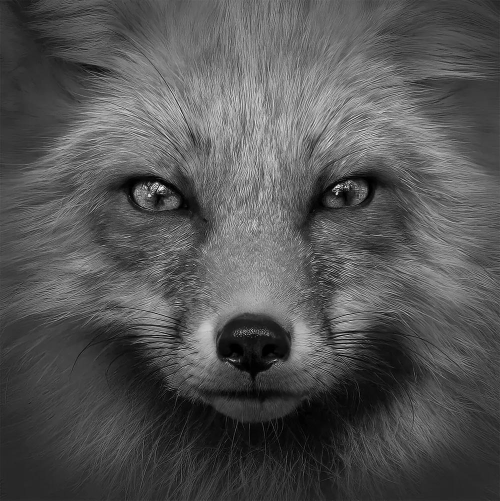
#> input picture fox.jfif, 1000 x 1001 px, found by its file name (shown at 1/2 size)
$ jupyter execute 'ДЗ6_Обработка_изображений.ipynb'
#> lines starting #> are read from the running program, lines starting #| are printed output that depends on the picture; after the words box and inside, x2 and y2 are one past the last pixel; in counts of white or black regions, pixels touching at a corner belong together
[cell 1]
import numpy as np
import cv2
import matplotlib.pyplot as plt
from pathlib import Path

[cell 2]
image_path = Path.home() / 'Desktop' / 'fox.jfif'

image = cv2.imread(str(image_path), cv2.IMREAD_GRAYSCALE)
#> image is the input picture: shape (1001, 1000); min 0, max 255, mean 83.6

if image is None:
    raise FileNotFoundError('Файл fox.jfif не найден на рабочем столе')

image = cv2.resize(image, (512, 512), interpolation=cv2.INTER_AREA)
#> image: shape (512, 512)

plt.figure(figsize=(7, 7))
plt.imshow(image, cmap='gray', vmin=0, vmax=255)
plt.title('Исходное изображение 512 × 512')
plt.axis('off')
plt.show()

[cell 3]
def haar_step(img):
    h, w = img.shape
#> h = 512; w = 512
    data = img.astype(np.float32)

    temp = np.zeros((h, w), dtype=np.float32)

    temp[:, :w//2] = (
        data[:, 0::2] + data[:, 1::2]
    ) / np.sqrt(2)

    temp[:, w//2:] = (
        data[:, 0::2] - data[:, 1::2]
    ) / np.sqrt(2)

    result = np.zeros((h, w), dtype=np.float32)

    result[:h//2, :] = (
        temp[0::2, :] + temp[1::2, :]
    ) / np.sqrt(2)

    result[h//2:, :] = (
        temp[0::2, :] - temp[1::2, :]
    ) / np.sqrt(2)
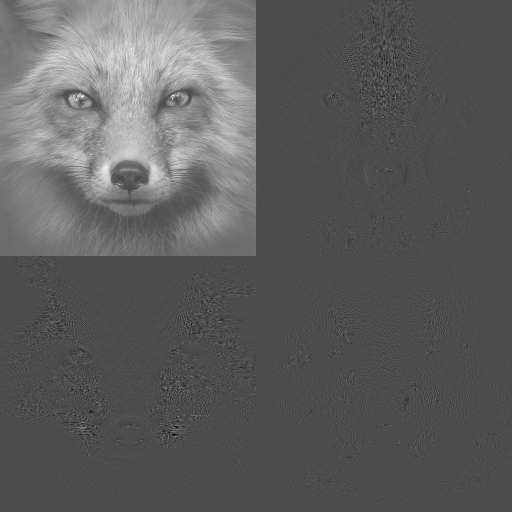
#> result: shape (512, 512) float32; min -192.5, max 451, mean 41.8; drawn with min black and max white

    return result

haar_level1 = haar_step(image)

approx1 = haar_level1[:256, :256] / 2

haar_view1 = np.zeros((512, 512), dtype=np.float32)

haar_view1[:256, :256] = cv2.normalize(
    approx1, None, 0, 255, cv2.NORM_MINMAX
)

for y, x in [(0, 256), (256, 0), (256, 256)]:
    block = haar_level1[y:y+256, x:x+256]

    haar_view1[y:y+256, x:x+256] = cv2.normalize(
        np.abs(block), None, 0, 255, cv2.NORM_MINMAX
    )
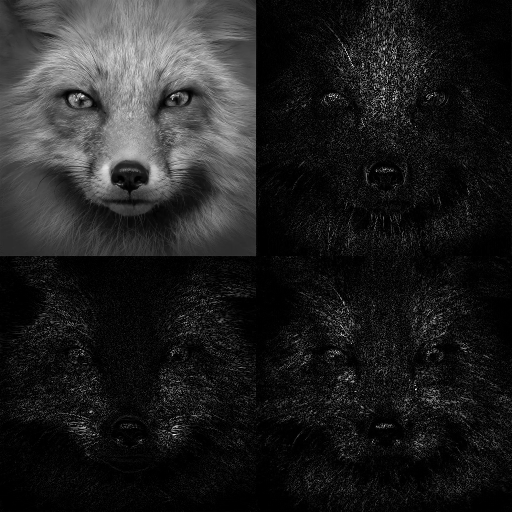
#> haar_view1: shape (512, 512) float32; min 0, max 255, mean 33.6

plt.figure(figsize=(16, 5))

plt.subplot(1, 3, 1)
plt.imshow(image, cmap='gray', vmin=0, vmax=255)
plt.title('Исходное изображение', fontsize=17)
plt.axis('off')

plt.subplot(1, 3, 2)
plt.imshow(haar_view1, cmap='gray', vmin=0, vmax=255)
plt.title('Первая ступень Хаара', fontsize=17)
plt.axis('off')

plt.subplot(1, 3, 3)
plt.imshow(approx1, cmap='gray', vmin=0, vmax=255)
plt.title('Размер приближения 256 × 256', fontsize=17)
plt.axis('off')

plt.tight_layout()
plt.show()

print('Исходный размер:', image.shape)
#| Исходный размер: (512, 512)
print('Первая ступень приближения:', approx1.shape)
#| Первая ступень приближения: (256, 256)

[cell 4]
haar_level2 = haar_level1.copy()

haar_level2[:256, :256] = haar_step(
    haar_level1[:256, :256]
)
#> in haar_step (call 2), `temp[:, w//2:] = ( data[:, 0::2] - data[:, 1::2] ) / np.sqrt(2)`:
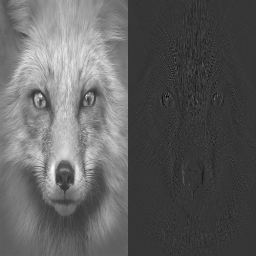
#> temp: shape (256, 256) float32; min -154.5, max 575.2, mean 118.2; drawn with min black and max white

approx2 = haar_level2[:128, :128] / 4

haar_view2 = haar_view1.copy()
haar_view2[:128, :128] = np.clip(approx2, 0, 255)
#> haar_view2: shape (512, 512) float32; 6.25% of pixels changed, all inside (x1, y1, x2, y2) = (0, 0, 128, 128)

for y, x in [(0, 128), (128, 0), (128, 128)]:
    block = haar_level2[y:y+128, x:x+128]

    haar_view2[y:y+128, x:x+128] = cv2.normalize(
        np.abs(block), None, 0, 255, cv2.NORM_MINMAX
    )
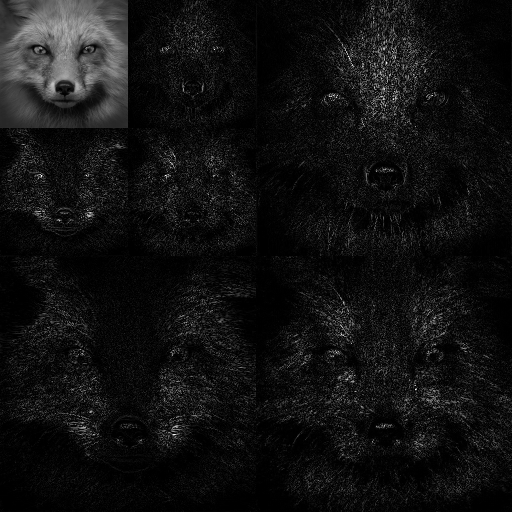
#> haar_view2: shape (512, 512) float32; min 0, max 255, mean 17.8; drawn with min black and max white

plt.figure(figsize=(16, 5))

plt.subplot(1, 3, 1)
plt.imshow(image, cmap='gray', vmin=0, vmax=255)
plt.title('Исходное изображение', fontsize=17)
plt.axis('off')

plt.subplot(1, 3, 2)
plt.imshow(haar_view2, cmap='gray', vmin=0, vmax=255)
plt.title('Вторая ступень Хаара', fontsize=17)
plt.axis('off')

plt.subplot(1, 3, 3)
plt.imshow(approx2, cmap='gray', vmin=0, vmax=255)
plt.title('Приближение 128 × 128', fontsize=17)
plt.axis('off')

plt.tight_layout()
plt.show()

print('Исходный размер:', image.shape)
#| Исходный размер: (512, 512)
print('Вторая ступень приближения:', approx2.shape)
#| Вторая ступень приближения: (128, 128)

[cell 5]
haar_level3 = haar_level2.copy()

haar_level3[:128, :128] = haar_step(
    haar_level2[:128, :128]
)
#> in haar_step (call 3), `data = img.astype(np.float32)`:
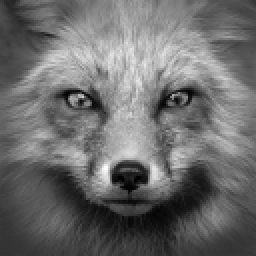
#> data: shape (128, 128) float32 (shown 2 times larger); min 0, max 783.5, mean 334.5; drawn with min black and max white
#> in haar_step (call 3), `temp[:, :w//2] = ( data[:, 0::2] + data[:, 1::2] ) / np.sqrt(2)`:
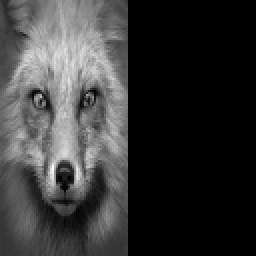
#> temp: shape (128, 128) float32 (shown 2 times larger); min 0, max 1095.3, mean 236.5; drawn with min black and max white
#> in haar_step (call 3), `result[:h//2, :] = ( temp[0::2, :] + temp[1::2, :] ) / np.sqrt(2)`:
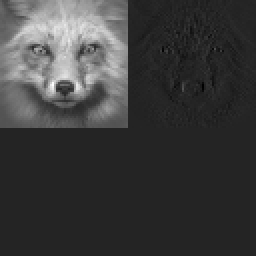
#> result: shape (128, 128) float32 (shown 2 times larger); min -253.6, max 1517, mean 167.2; drawn with min black and max white
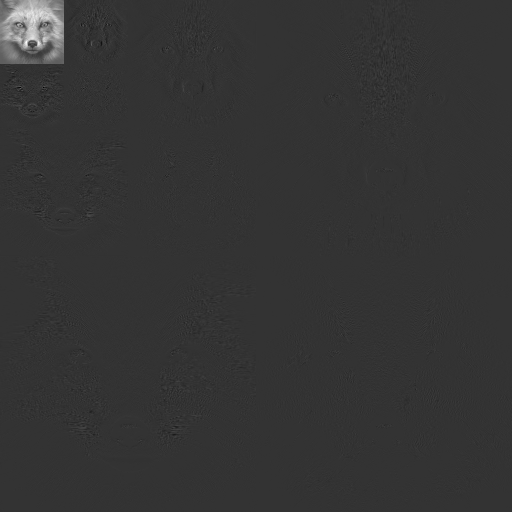
#> haar_level3: shape (512, 512) float32; min -381.8, max 1517, mean 10.5; drawn with min black and max white

approx3 = haar_level3[:64, :64] / 8

haar_view3 = haar_view2.copy()
haar_view3[:64, :64] = np.clip(approx3, 0, 255)
#> haar_view3: shape (512, 512) float32; 1.56% of pixels changed, all inside (x1, y1, x2, y2) = (0, 0, 64, 64)

for y, x in [(0, 64), (64, 0), (64, 64)]:
    block = haar_level3[y:y+64, x:x+64]

    haar_view3[y:y+64, x:x+64] = cv2.normalize(
        np.abs(block), None, 0, 255, cv2.NORM_MINMAX
    )
#> this loop made 3 passes
#> pass 1, `block = haar_level3[y:y+64, x:x+64]`:
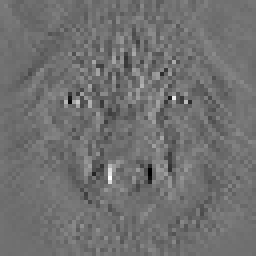
#> block: shape (64, 64) float32 (shown 4 times larger); min -253.6, max 319.9, mean -0.4; drawn with min black and max white
#> after the loop:
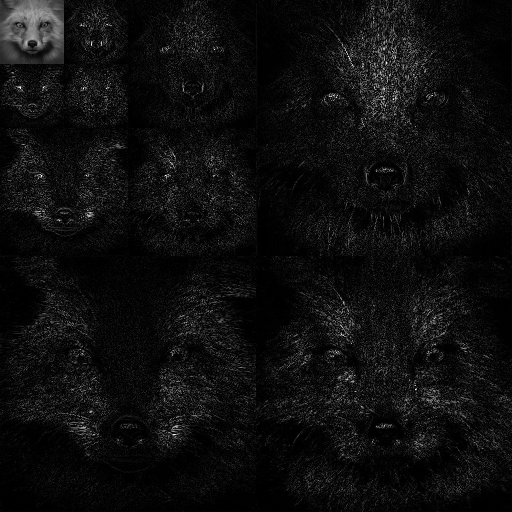
#> haar_view3: shape (512, 512) float32; min 0, max 255, mean 14.7; drawn with min black and max white

plt.figure(figsize=(16, 5))

plt.subplot(1, 3, 1)
plt.imshow(image, cmap='gray', vmin=0, vmax=255)
plt.title('Исходное изображение', fontsize=17)
plt.axis('off')

plt.subplot(1, 3, 2)
plt.imshow(haar_view3, cmap='gray', vmin=0, vmax=255)
plt.title('Третья ступень Хаара', fontsize=17)
plt.axis('off')

plt.subplot(1, 3, 3)
plt.imshow(approx3, cmap='gray', vmin=0, vmax=255)
plt.title('Приближение 64 × 64', fontsize=17)
plt.axis('off')

plt.tight_layout()
plt.show()

print('Исходный размер:', image.shape)
#| Исходный размер: (512, 512)
print('Третья ступень приближения', approx3.shape)
#| Третья ступень приближения (64, 64)

[cell 6]
plt.figure(figsize=(15, 10))

plt.subplot(2, 3, 1)
plt.imshow(haar_view1, cmap='gray', vmin=0, vmax=255)
plt.title('Первая ступень Хаара', fontsize=16)
plt.axis('off')

plt.subplot(2, 3, 2)
plt.imshow(haar_view2, cmap='gray', vmin=0, vmax=255)
plt.title('Вторая ступень Хаара', fontsize=16)
plt.axis('off')

plt.subplot(2, 3, 3)
plt.imshow(haar_view3, cmap='gray', vmin=0, vmax=255)
plt.title('Третья ступень Хаара', fontsize=16)
plt.axis('off')

plt.subplot(2, 3, 4)
plt.imshow(approx1, cmap='gray', vmin=0, vmax=255)
plt.title('Приближение 256 × 256', fontsize=16)
plt.axis('off')

plt.subplot(2, 3, 5)
plt.imshow(approx2, cmap='gray', vmin=0, vmax=255)
plt.title('Приближение 128 × 128', fontsize=16)
plt.axis('off')

plt.subplot(2, 3, 6)
plt.imshow(approx3, cmap='gray', vmin=0, vmax=255)
plt.title('Приближение 64 × 64', fontsize=16)
plt.axis('off')

plt.tight_layout()
plt.show()

print('Вывод:')
print('С каждой ступенью размер приближения уменьшается в 2 раза по ширине и высоте.')
print('Постепенно теряются мелкие детали изображения, но основные черты лисы сохраняются.')
